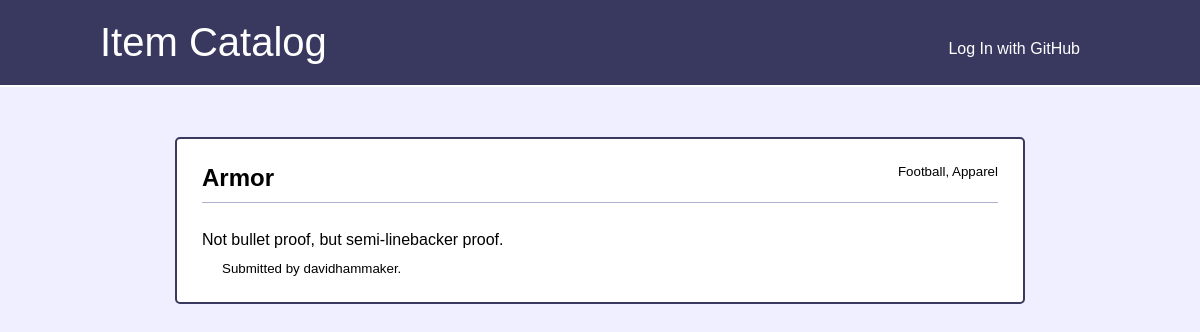
Screenshot of /item/Armor with the database file from the repository.
### item_catalog/models.py (models this page shows, shortened)
class Item(db.Model):
    id = db.Column(db.Integer, primary_key=True)
    name = db.Column(db.String(256), nullable=False)
    sport = db.Column(db.String(256), nullable=False)
    category = db.Column(db.String(256), nullable=False)
    description = db.Column(db.String(1024), nullable=False)
    date = db.Column(db.DateTime, default=datetime.utcnow, nullable=False)
    private = db.Column(db.Boolean, default=0, nullable=False)
    user_id = db.Column(db.Integer, db.ForeignKey('user.id'), nullable=False)

class User(db.Model, UserMixin):
    id = db.Column(db.Integer, primary_key=True)
    username = db.Column(db.String(256), nullable=False, unique=True)
    email = db.Column(db.String(256), unique=True)
    name = db.Column(db.String(256))
    items = db.relationship('Item', backref='user', lazy=True)

### item_catalog/items/views.py (the view)
@items.route('/item/<string:item_name>')
def item(item_name):
    item = Item.query.filter_by(name=item_name).first()
    if not item:
        abort(404)
    elif item.private and current_user != item.user:
        abort(403)
    return render_template('item.html', item=item)

### item_catalog/templates/item.html (shortened to what this page needs)
{% extends 'base.html' %}
{% block content %}
    <div class="main">
        <div class="center">
            <small>{{ item.sport }}, {{ item.category }}</small>
            <h2>{{ item.name }}</h2>
            <br>
            <p>{{ item.description }}</p>
            <small class="footer">Submitted by {{ item.user.username }}.</small>
        </div>
        <br>
    </div>
{% endblock content %}

### item_catalog/static/main.css (style rules this page uses)
body, div, ul, h1, h2, h3, h4, h5, h6, p { margin: 0; padding: 0; font-family: sans-serif; }
body { background-color: #efefff; }
.main { max-width: 850px; margin: 50px auto 0 auto; }
.center { max-width: 100%; background-color: #ffffff; padding: 25px; border-color: #393960; border-width: 2px; border-style: solid; border-radius: 5px; }
.center h2 { padding-bottom: 10px; border-bottom-color: #afafcf; border-bottom-style: solid; border-bottom-width: 1px; }
.center small { float: right; }
.center p { padding: 10px 0; }
.center .footer { float: none; padding-left: 20px; }

### rows the page displays
Item: sport "Football", category "Apparel", name "Armor", description "Not bullet proof, but semi-linebacker proof."
User: user.username "davidhammaker"
